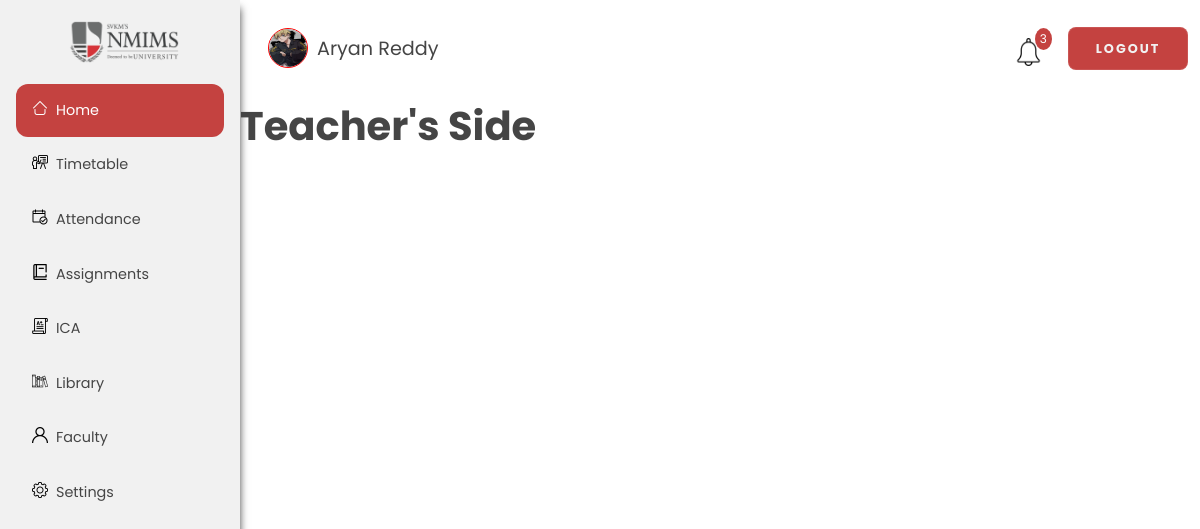
Screenshot of /dashboard/ (signed in) with the database file from the repository.
### dashboard/models.py (models this page shows, shortened)
class User(AbstractBaseUser):
    email = models.EmailField(
        verbose_name='email address',
        max_length=255,
        unique=True,
        default="test@gmail.com"
    )
    teacher = models.IntegerField(null=True,default=1)
    name = models.TextField(null=True)
    sap = models.TextField(
        null=True, default="00000000000", max_length=11, unique=True)
    dob = models.DateField(null=True)
    profile_pic = models.ImageField(null=True, blank=True)
    phone = models.TextField(null=True, max_length=10)
    is_active = models.BooleanField(default=True)
    staff = models.BooleanField(default=False)  # a admin user; non super-user
    admin = models.BooleanField(default=False)  # a superuser
    USERNAME_FIELD = 'email'
    REQUIRED_FIELDS = ['sap']  # Email & Password are required by default.
    @property
    def is_staff(self):
        return self.staff
    @property
    def is_admin(self):
        return self.admin
    objects = UserManager()

### dashboard/views.py (the view)
# urls.py: path('', views.dashboard, name='dashboard'),
@login_required(login_url='login')
def dashboard(request):
        if request.user.is_admin:
            return render(request, 'dashboard/dashboard.html', context)
        elif request.user.is_staff:
            return render(request, 'dashboard/teacher.html', context)

### dashboard/templates/dashboard/teacher.html
{% extends 'dashboard/base.html' %}
{% load static %}
{% block content %}
<h1>Teacher's Side</h1>
{% endblock content %}

### dashboard/templates/dashboard/base.html (shortened to what this page needs)
{% load static %}
<!DOCTYPE html>
<html lang="en">
<head>
    <link rel="stylesheet" href="{% static 'base.css' %}">
    <link rel="stylesheet" href="{% static 'dashboard.css' %}">
    <link rel="stylesheet" href="{% static 'faculty.css' %}">
    <link rel="stylesheet" href="{% static 'attendance.css' %}">
    <link rel="stylesheet" href="{% static 'ica.css' %}">
    <link rel="stylesheet" href="{% static 'library.css' %}">
    <link rel="stylesheet" href="{% static 'timetable.css' %}">
    <link rel="stylesheet" href="{% static 'assignments.css' %}">
    <link rel="stylesheet" href="{% static 'settings.css' %}">
</head>
<body>
    <div class="background">
        <div class="sidebar">
            <img id="logo" src="{% static 'logo.png' %}" alt="logo">
            {% if request.path == "/dashboard/"%}
            <a class="pg active" href="{% url 'dashboard' %}">
                <img class="ico home" src="{% static 'home.png' %}" alt="">
                Home
            </a>
            {% else %}
            <a class="pg" href="{% url 'dashboard' %}">
                <img class="ico home" src="{% static 'home.png' %}" alt="">
                Home
            </a>
            {% endif %}
            {% if request.path == "/dashboard/timetable/"%}
            <a class="pg active" href="{% url 'timetable' %}">
                <img class="ico home" src="{% static 'classroom.png' %}" alt="">
                Timetable</a>
            {% else %}
            <a class="pg" href="{% url 'timetable' %}">
                <img class="ico home" src="{% static 'classroom.png' %}" alt="">
                Timetable</a>
            {% endif %}
            {% if request.path == "/dashboard/attendance/"%}
            <a class="pg active" href="{% url 'attendance' %}">
                <img class="ico attendance" src="{% static 'attendance.png' %}" alt="">
                Attendance
            </a>
            {% else %}
            <a class="pg" href="{% url 'attendance' %}">
                <img class="ico attendance" src="{% static 'attendance.png' %}" alt="">
                Attendance
            </a>
            {% endif %}
            {% if request.path == "/dashboard/assignments/"%}
            <a class="pg active" href="{% url 'assignments' %}">
                <img class="ico" src="{% static 'assignment.png' %}" alt="">
                Assignments</a>
            {% else %}
            <a class="pg" href="{% url 'assignments' %}">
                <img class="ico" src="{% static 'assignment.png' %}" alt="">
                Assignments</a>
            {% endif %}
            {% if request.path == "/dashboard/ica/"%}
            <a class="pg active" href="{% url 'ica' %}">
                <img class="ico" src="{% static 'ica.png' %}" alt="">
                ICA</a>
            {% else %}
            <a class="pg" href="{% url 'ica' %}">
                <img class="ico" src="{% static 'ica.png' %}" alt="">
                ICA</a>
            {% endif %}
            {% if request.path == "/dashboard/library/"%}
            <a class="pg active" href="{% url 'library' %}">
                <img class="ico" src="{% static 'library.png' %}" alt="">
                Library</a>
            {% else %}
            <a class="pg" href="{% url 'library' %}">
                <img class="ico" src="{% static 'library.png' %}" alt="">
                Library</a>
            {% endif %}
            {% if request.path == "/dashboard/faculty/"%}
            <a class="pg active" href="{% url 'faculty' %}" alt ="faculty">
                <img class="ico" src="{% static 'faculty.png' %}" alt="">
                Faculty</a>
            {% else %}
            <a class="pg" href="{% url 'faculty' %}" alt ="faculty">
                <img class="ico" src="{% static 'faculty.png' %}" alt="">
                Faculty</a>
            {% endif %}
            {% if request.path == "/dashboard/settings/"%}
            <a class="pg active" href="{% url 'settings' %}">
                <img class="ico" src="{% static 'settings.png' %}" alt="">
                Settings </a>
            {% else %}
            <a class="pg" href="{% url 'settings' %}">
                <img class="ico" src="{% static 'settings.png' %}" alt="">
                Settings </a>
            {% endif %}
        </div>
        <div class="container">
            <div class="navbar-main">
                <div class="std-name">
                    <img id="nav-pfp" src="{{user.profile_pic.url}}" alt="pfp">
                    <span id="nav-user">{{user.name}}</span>
                </div>
                <nav>
                    <ul>
                        <li>
                            <a href="#" class="notification">
                                <span>
                                    <img id="bell" src="{% static 'bell.png' %}" alt="notifications">
                                </span>
                                <span class="badge">3</span>
                            </a>
                        </li>
                        <li>
                            <button id="logout" onclick="location.href='{% url 'logout' %}'">Logout</button>
                        </li>
                    </ul>
                </nav>
            </div>
                {% block content%}
            {% endblock %}
        </div>
    </div>
</body>
</html>

### dashboard/static/base.css (style rules this page uses)
* { margin: 0; padding: 0; box-sizing: border-box; font-family: 'Poppins', sans-serif; color: #454545; }
html { scroll-behavior: smooth; }
.background { display: flex; height: 100vh; font-size: 20px; width: 100%; background-position: center; background-size: cover; }
.sidebar { width: 20vw; background-color: #f1f1f1; font-size: 0.9rem; box-shadow: 0 0.5rem 0.5rem rgb(69, 69, 69); }
#logo { display: block; width: 46%; height: auto; margin: 1.3rem 4.3rem; }
.ico { height: 1rem; margin-right: 0.5rem; top: 0.1rem; float: left; }
.sidebar a { display: block; padding: 1rem; margin-right: 1rem; margin-left: 1rem; text-decoration: none; margin-top: 0.1rem; }
.sidebar .active { background-color: #c44240; color: white; border-radius: 0.75rem; padding: 1rem; margin-top: 0.1rem; }
.sidebar a.active>img { filter: invert(1); }
.navbar-main { display: flex; align-items: center; width: 79vw; height: 12%; position: relative; }
nav { flex: 1; text-align: right; }
nav ul { overflow: hidden; }
nav ul li { list-style-type: none; display: inline-block; margin-left: 1.3rem; }
nav ul li a { text-decoration: none; color: gray; font-size: 0.8rem; }
.notification { color: white; height: 25px; text-decoration: none; position: relative; display: inline-block; border-radius: 5px; top: 0.8rem; }
#bell { height: 1.7rem; }
.std-name { width: 30%; display: flex; align-items: center; }
#nav-pfp { height: 2.5rem; width: 2.5rem; float: left; margin-left: 10%; border-radius: 50%; border: 1px solid red; }
#nav-user { margin-left: 3%; font-size: 1.2rem; }
.notification .badge { position: absolute; font-size: 12px; top: -10px; right: -10px; padding: 2px 5px; border-radius: 50%; background: rgb(196, 66, 64); color: white; }
#logout { display: inline-block; color: #f1f1f1; height: 2.7rem; width: 7.5rem; text-decoration: none; border-radius: 0.5rem; background: #c44240; border: 1px solid rgba(255, 255, 255, 0.1); backdrop-filter: blur(2rem); letter-spacing: 2px; cursor: pointer; text-transform: uppercase; }

### dashboard/static/dashboard.css (style rules this page uses)
select, button { font-family: inherit; font-weight: 700; font-size: 0.8rem; border-radius: 1rem; outline: none; border: 0; padding: 0.5rem 0.8rem; -webkit-appearance: none; -moz-appearance: none; appearance: none; }

### rows the page displays
User: profile_pic (picture), name "Aryan Reddy"
